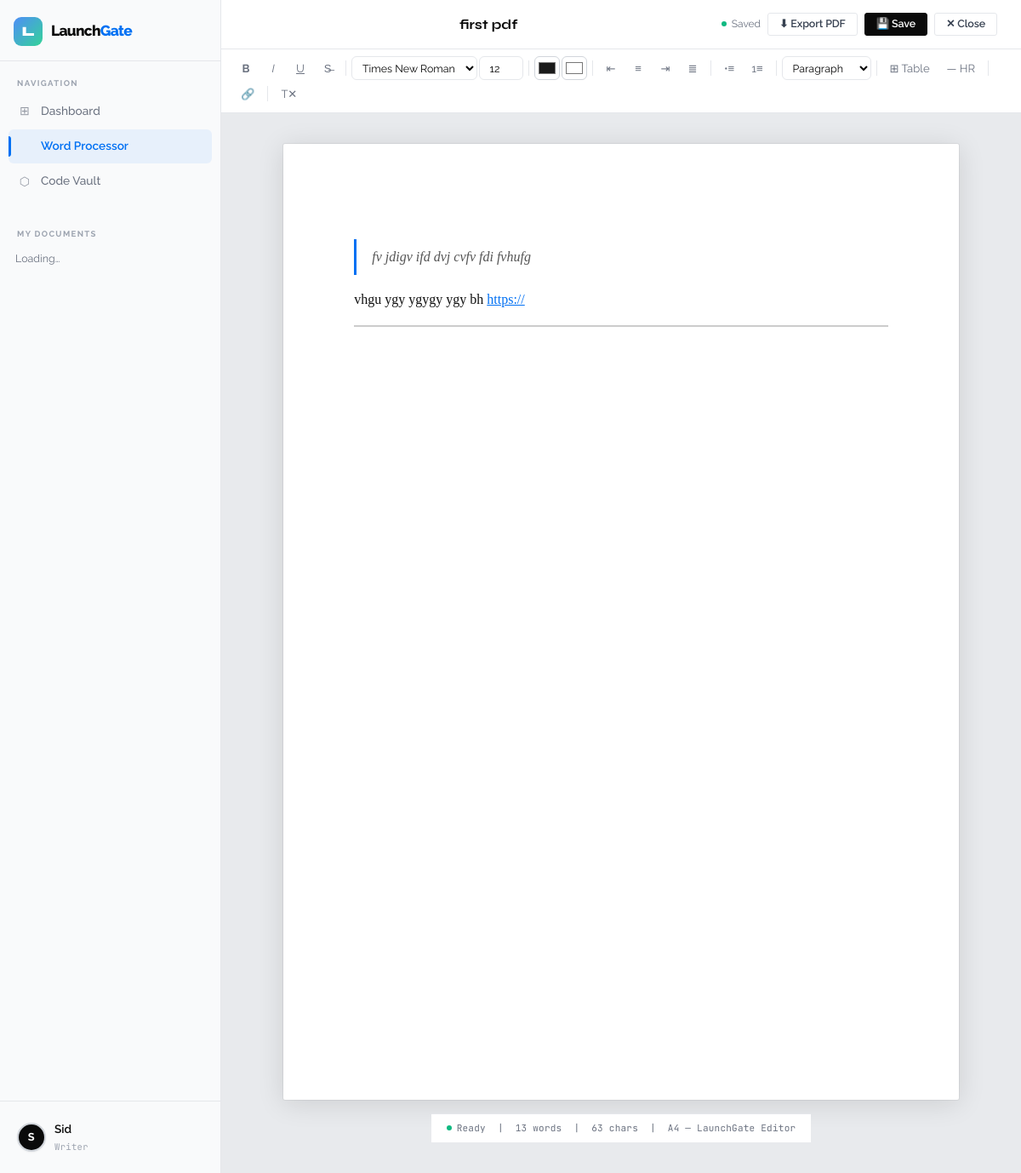
Page /editor/2 (signed in) on the committed database.
### tables this page shows
CREATE TABLE documents (
                id          INTEGER PRIMARY KEY AUTOINCREMENT,
                user_id     INTEGER NOT NULL,
                title       TEXT    NOT NULL DEFAULT 'Untitled Document',
                content     TEXT    DEFAULT '',
                updated_at  TEXT    DEFAULT (datetime('now')),
                FOREIGN KEY (user_id) REFERENCES users(id)
            );

### app.py (the view)
@app.route("/editor")
@app.route("/editor/<int:doc_id>")
@login_required
def editor(doc_id=None):
    doc = None
    if doc_id:
        with get_db() as db:
            doc = db.execute("SELECT * FROM documents WHERE id=? AND user_id=?",
                             (doc_id, session["user_id"])).fetchone()
    unread = get_unread_count(session["user_id"])
    return render_template("editor.html", doc=doc, unread=unread)

### app.py (called while the page is built)
def get_db():
    conn = sqlite3.connect(app.config["DATABASE"])
    conn.row_factory = sqlite3.Row
    return conn

def get_unread_count(user_id):
    with get_db() as db:
        row = db.execute(
            "SELECT COUNT(*) AS cnt FROM messages WHERE receiver_id=? AND is_read=0",
            (user_id,)
        ).fetchone()
    return row["cnt"] if row else 0

def login_required(f):
    @wraps(f)
    def decorated(*args, **kwargs):
        if "user_id" not in session:
            return redirect(url_for("login"))
        return f(*args, **kwargs)
    return decorated

### templates/editor.html (shortened to what this page needs)
{% extends "base.html" %}
{% block head %}
<link rel="stylesheet" href="{{ url_for('static', filename='css/style.css') }}">
{% endblock %}
{% block body %}
<aside class="sidebar" id="sidebar">
  <div class="sidebar-logo">
    <div style="display:flex;align-items:center;gap:10px;">
      <div style="width:34px;height:34px;background:linear-gradient(135deg,#4f8ef7,#34d399);border-radius:9px;display:flex;align-items:center;justify-content:center;font-family:'Syne',sans-serif;font-weight:800;font-size:1rem;color:#fff;flex-shrink:0;">L</div>
      <span class="sidebar-logo-text">Launch<span>Gate</span></span>
    </div>
  </div>
  <div class="sidebar-section">
    <div class="sidebar-section-label">Navigation</div>
    <nav class="sidebar-nav">
      <a href="{{ url_for('dashboard') }}" class="sidebar-link">
        <span class="link-icon">⊞</span> Dashboard
      </a>
      <a href="{{ url_for('editor') }}" class="sidebar-link active">
         Word Processor
      </a>
      <a href="{{ url_for('vault') }}" class="sidebar-link">
        <span class="link-icon">⬡</span> Code Vault
      </a>
    </nav>
  </div>
  <div class="sidebar-section" style="margin-top:12px;">
    <div class="sidebar-section-label">My Documents</div>
    <nav class="sidebar-nav" id="docSidebarList">
      <div style="font-size:0.78rem;color:var(--text-3);padding:6px 8px;">Loading…</div>
    </nav>
  </div>
  <div class="sidebar-footer">
    <div class="sidebar-user">
      <div class="user-avatar" style="width:34px;height:34px;font-size:0.8rem;flex-shrink:0;">
        {{ session.username[0].upper() }}
      </div>
      <div class="sidebar-user-info">
        <div class="sidebar-user-name">{{ session.username }}</div>
        <div class="sidebar-user-role">Writer</div>
      </div>
    </div>
  </div>
</aside>
<header class="navbar" style="padding-left:calc(var(--sidebar-w) + 20px);">
  <div class="navbar-brand">
    <input type="text" id="docTitle" value="{{ doc.title if doc else 'Untitled Document' }}"
           style="background:transparent;border:none;font-family:'Syne',sans-serif;font-size:1rem;font-weight:700;color:var(--text);width:260px;border-bottom:1px solid transparent;"
           onfocus="this.style.borderBottomColor='var(--accent)'"
           onblur="this.style.borderBottomColor='transparent'">
  </div>
  <div style="display:flex;align-items:center;gap:8px;margin-left:auto;">
    <div class="save-indicator" id="saveIndicator">
      <div class="save-dot" id="saveDot"></div>
      <span style="font-size:0.75rem;color:var(--text-3);" id="saveText">Saved</span>
    </div>
    <button class="btn btn-ghost btn-sm" id="exportPdfBtn">⬇ Export PDF</button>
    <button class="btn btn-primary btn-sm" id="saveBtn">💾 Save</button>
    <a href="{{ url_for('dashboard') }}" class="btn btn-ghost btn-sm">✕ Close</a>
  </div>
</header>
<div class="editor-outer">
  <div style="flex:1;display:flex;flex-direction:column;overflow:hidden;">
    <div class="editor-toolbar" id="toolbar">
      <button class="toolbar-btn" onclick="fmt('bold')" title="Bold (Ctrl+B)"><b>B</b></button>
      <button class="toolbar-btn" onclick="fmt('italic')" title="Italic (Ctrl+I)"><i>I</i></button>
      <button class="toolbar-btn" onclick="fmt('underline')" title="Underline (Ctrl+U)"><u>U</u></button>
      <button class="toolbar-btn" onclick="fmt('strikeThrough')" title="Strikethrough">S̶</button>
      <select class="toolbar-select" onchange="setFont(this.value)" title="Font">
        <option value="Times New Roman">Times New Roman</option>
      </select>
      <input class="toolbar-font-size" type="number" id="fontSize" value="12" min="6" max="96"
             onchange="setFontSize(this.value)" title="Font size (pt)">
      <input type="color" id="textColor" value="#1a1a1a" title="Text color"
             style="width:30px;height:28px;border:1px solid var(--border-2);border-radius:6px;padding:2px;background:transparent;cursor:pointer;"
             oninput="setTextColor(this.value)">
      <input type="color" id="bgColor" value="#ffffff" title="Highlight color"
             style="width:30px;height:28px;border:1px solid var(--border-2);border-radius:6px;padding:2px;background:transparent;cursor:pointer;"
             oninput="setHighlight(this.value)">
      <button class="toolbar-btn" onclick="fmt('justifyLeft')" title="Align left">⇤</button>
      <button class="toolbar-btn" onclick="fmt('justifyCenter')" title="Center">≡</button>
      <button class="toolbar-btn" onclick="fmt('justifyRight')" title="Align right">⇥</button>
      <button class="toolbar-btn" onclick="fmt('justifyFull')" title="Justify">≣</button>
      <button class="toolbar-btn" onclick="fmt('insertUnorderedList')" title="Bullet list">•≡</button>
      <button class="toolbar-btn" onclick="fmt('insertOrderedList')" title="Numbered list">1≡</button>
      <select class="toolbar-select" onchange="setHeading(this.value)" title="Paragraph style">
        <option value="p">Paragraph</option>
      </select>
      <button class="toolbar-btn" onclick="showTableModal()" title="Insert table">⊞ Table</button>
      <button class="toolbar-btn" onclick="insertHR()" title="Horizontal rule">— HR</button>
      <button class="toolbar-btn" onclick="insertLink()" title="Insert link">🔗</button>
      <button class="toolbar-btn" onclick="clearFormat()" title="Clear formatting">T✕</button>
    </div>
    <div class="editor-main" id="editorMain">
      <div class="writing-sheet" id="editor" contenteditable="true" spellcheck="true">
        {%- if doc and doc.content -%}
          {{ doc.content|safe }}
        {%- endif -%}
      </div>
      <div class="editor-status">
        <div class="save-indicator">
          <div class="save-dot" id="statusDot"></div>
          <span id="statusText">Ready</span>
        </div>
        <span>|</span>
        <span id="wordCount">0 words</span>
        <span>|</span>
        <span id="charCount">0 chars</span>
        <span>|</span>
        <span>A4 — LaunchGate Editor</span>
      </div>
    </div>
  </div>
</div>
{% endblock %}

### templates/editor.html (style rules this page uses)
body { overflow: hidden; }
.editor-outer { display: flex; height: 100vh; padding-top: var(--navbar-h); margin-left: var(--sidebar-w); }

### rows in the picture
documents: title "first pdf", content "fv jdigv ifd dvj cvfv fdi fvhufg vhgu ygy ygygy ygy bh https://"

### other values in the picture
{{ session.username[0].upper() }} "S"
{{ session.username }} "Sid"
